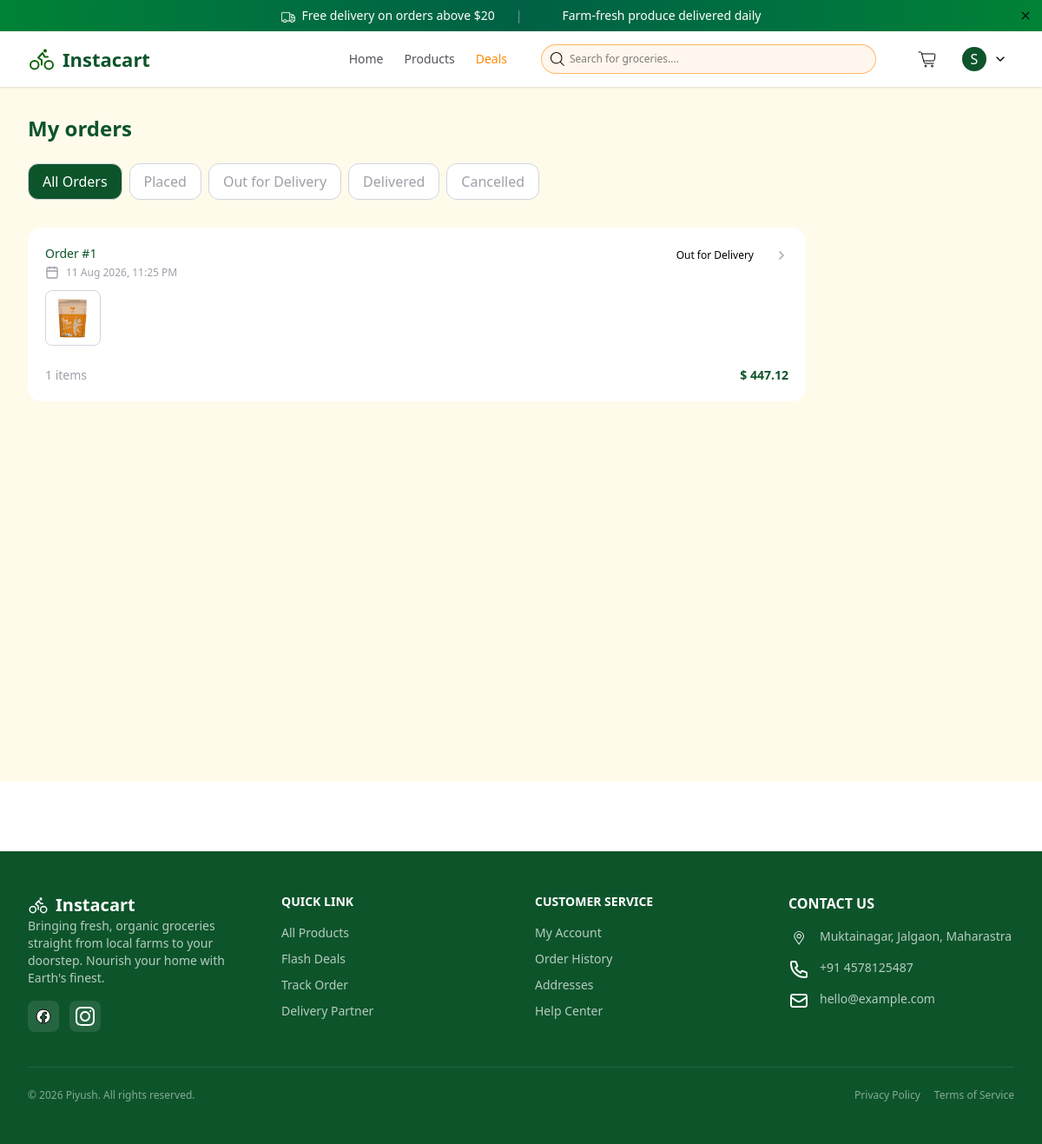
/orders/ (signed in), run on an earlier commit of the app's database.
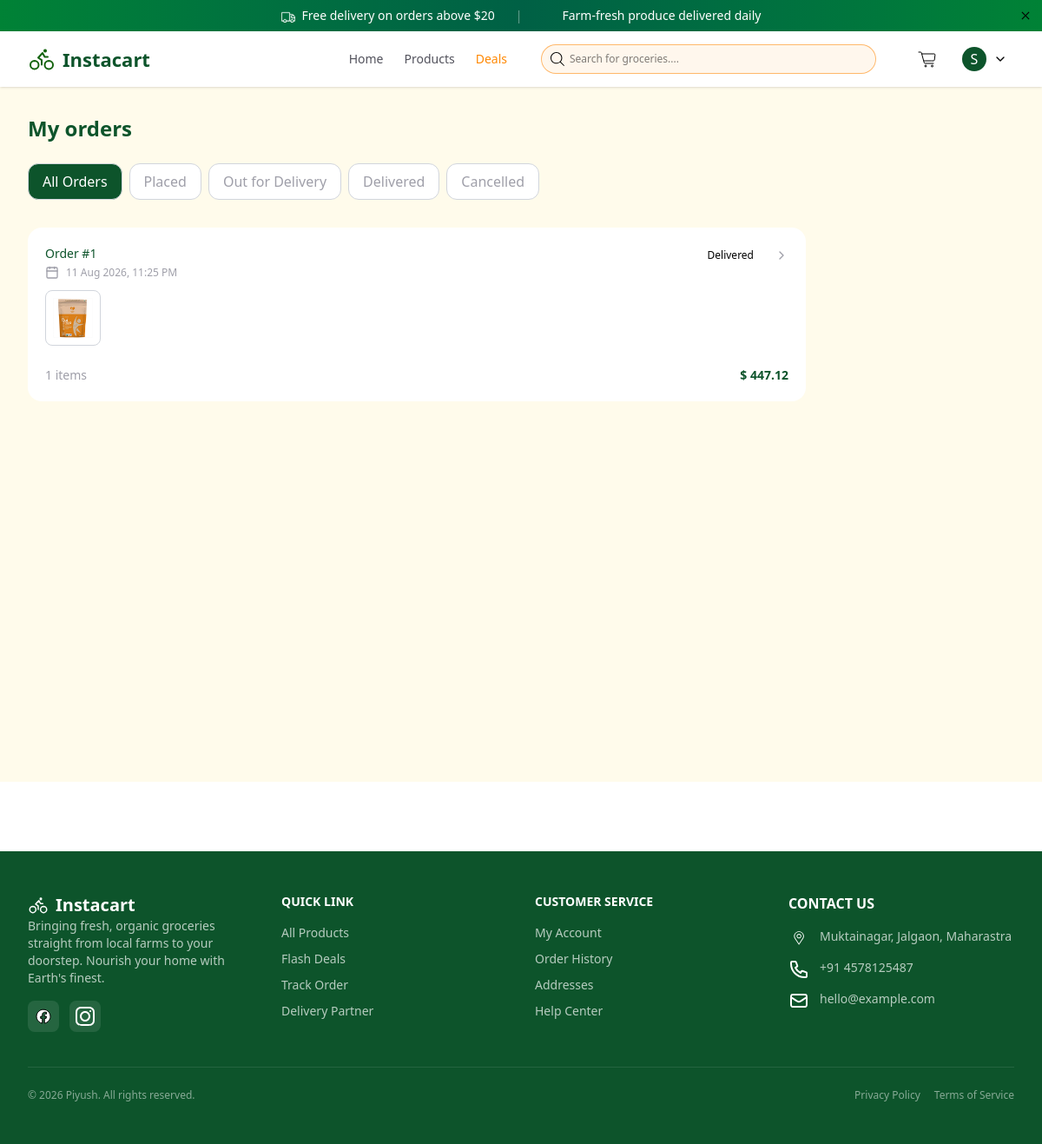
And on a later commit of the database.
### FeaturesApp/models.py (models this page shows, shortened)
class Order(models.Model):
    STATUS_CHOICES = (
        ("Placed", "Placed"),
        ("Confirmed", "Confirmed"),
        ('Assigned', 'Assigned'),
        ("Packed", "Packed"),
        ("Out for Delivery", "Out for Delivery"),
        ("Delivered", "Delivered"),
        ("Cancelled", "Cancelled"),
    )
    PAYMENT_METHODS = (
        ("card", "Card"),
        ("cash", "Cash"),
    )
    user = models.ForeignKey(settings.AUTH_USER_MODEL, on_delete=models.CASCADE, related_name="order")
    shipping_address = models.ForeignKey(Address, on_delete=models.CASCADE, related_name="order")
    payment_method = models.CharField(max_length=20, choices=PAYMENT_METHODS, default='card')
    subtotal = models.DecimalField(max_digits=10, decimal_places=2)
    delivery_fee = models.DecimalField(max_digits=10, decimal_places=2, default=0)
    tax = models.DecimalField(max_digits=10, decimal_places=2, default=0)
    total = models.DecimalField(max_digits=10, decimal_places=2)
    status = models.CharField(max_length=30, choices=STATUS_CHOICES, default='Placed')
    delivery_partner = models.ForeignKey(DeliveryPartner, on_delete=models.SET_NULL, null=True, blank=True, related_name="order")
    delivery_otp = models.CharField(max_length=6, blank=True, default='')
    live_location = models.JSONField(blank=True, null=True)
    is_paid = models.BooleanField(default=False)
    created_at = models.DateTimeField(auto_now_add=True)
    updated_at = models.DateTimeField(auto_now=True)

### FeaturesApp/views.py (the view)
# urls.py: path("orders/", MyOrders, name="MyOrders"),
@login_required(login_url='Login')
def MyOrders(request):
    activeTab = request.GET.get('activeTab','All Orders')
    if activeTab == 'All Orders':
        orders = Order.objects.filter(user=request.user)
    elif activeTab == 'Placed':
        orders = Order.objects.filter(user=request.user, status__in=[ 'Placed', 'Confirmed', 'Assigned', 'Packed'])
    else:
        orders = Order.objects.filter(user=request.user, status=activeTab)
    statusCol = statusColors()
    for order in orders:
        order.statusColour = statusCol.get(order.status, 'bg-gray-100 text-gray-700') # will raise error for unexpeted status
        order.itemsExtraCount = max(order.items.count()-4, 0)
    context={
        'cart':cart(request),
        'orders':orders.prefetch_related('items__product').order_by('-created_at'),
        'tabs':['All Orders', 'Placed', 'Out for Delivery', 'Delivered', 'Cancelled'],
        'activeTab':activeTab,
        'statusColours':statusCol,
    }
    return render(request, "MyOrders.html", context=context)

### FeaturesApp/dummyData.py (called while the page is built)
def statusColors():
    return {
        'Placed': "bg-blue-100 text-blue-700",
        'Confirmed': "bg-indigo-100 text-indigo-700",
        'Packed': "bg-purple-100 text-purple-700",
        "Out for Delivery": "bg-orange-400/10 text-orange-400",
        'Delivered': "bg-green-100 text-green-700",
        'Cancelled': "bg-red-100 text-red-700",
    }

### FeaturesApp/views.py (called while the page is built, shortened)
def cart(request):
    cart_items = []
    cart_total = Decimal('0')
    cart_count = 0
    if request.user.is_authenticated:
        items = CartItem.objects.filter(user=request.user)
    delivery_fee = Decimal('0')
    if cart_total <= Decimal('20'):
        delivery_fee = Decimal(1.99)
    tax = cart_total * Decimal(0.08)
    tax = round(tax, 2)
    context = {
        "cart_items":cart_items,
        "cart_total":cart_total,
        "cart_count":cart_count,
        "grand_total": cart_total + delivery_fee,
        "delivery_fee":delivery_fee,
        'tax':tax,
        'last_total': cart_total + delivery_fee + tax,
    }
    return context

### theme/templates/MyOrders.html (shortened to what this page needs)
{% extends 'AppLayout.html' %}
{% block content %}
    <div class="min-h-screen bg-amber-50 mb-20">
        <div class="max-w-7xl mx-auto px-4 sm:px-6 lg:px-8 py-8">
            <h1 class="text-2xl font-semibold text-green-900 mb-6">My orders</h1>
            <div class="flex gap-2 mb-6 overflow-x-auto pb-2">
                {% for tab in tabs %}
                    <a href=" {% url 'MyOrders' %}?activeTab={{ tab }}">
                        <button class=" px-4 py-2 tex-sm font-medium rounded-xl whitespace-nowrap transition-colors border border-gray-300
                        {% if activeTab == tab %}
                            bg-green-900 text-white
                        {% else %}
                            bg-white text-zinc-400 hover:bg-amber-200
                        {% endif %}
                        ">
                        {{ tab }}
                        </button>
                    </a>
                {% endfor %}
            </div>
            {% if orders|length == 0 %}
                <div class="text-center py-16">
                    <i data-lucide="package" class="size-16 text-zinc-400 mx-auto mb-4"></i>
                    <h2 class="text-lg font-medium text-green-900 mb-2">No orders yet</h2>
                    <p class="text-sm text-zinc-400 mb-4">Start shopping to see your orders here</p>
                    <a href="{% url 'Products' %}" class="inline-flex px-4 py-2 bg-green-900 text-white text-sm rounded-lg">
                        Start Shopping
                    </a>
                </div>
            {% else %}
                <div class="space-y-4">
                    {% for order in orders %}
                        <a href="{% url 'OrderTracking' order.id %}" class="block max-w-4xl bg-white rounded-2xl p-5 hover:shadow transition-all">
                            <div class="flex items-start justify-between mb-3">
                                <div class="">
                                    <p class="text-sm font-medium text-green-900">Order #{{ order.id|slice:"-8:"|upper }}</p>
                                    <div class="flex items-center gap-2 mt-1">
                                        <i data-lucide="calendar" class="size-4 text-zinc-400"></i>
                                        <span class="text-xs text-zinc-400">{{ order.created_at|date:"d M Y, h:i A" }}</span>
                                    </div>
                                </div>
                                <div class="flex items-center gap-2">
                                    <span class="px-4 py-1 text-xs font-medium rounded-full {{ order.statusColour }}">
                                        {{ order.status }}
                                    </span>
                                    <i data-lucide="chevron-right" class="size-4 text-zinc-400"></i>
                                </div>
                            </div>
                            <div class="flex items-center gap-2 mb-3">
                                {% for item in order.items.all|slice:':4' %}
                                    <img src="{{ item.product.image.url }}" alt="{{ item.product.name }}" class="size-12 sm:size-16 rounded-lg object-cover border border-gray-300">
                                {% endfor %}
                            </div>
                            <div class="flex justify-between items-center pt-3 text-sm">
                                <span class="text-zinc-400">{{ order.items.all|length }} items</span>
                                <span class="font-semibold text-green-900">$ {{ order.total }}</span>
                            </div>
                        </a>
                    {% endfor %}
                </div>
            {% endif %}
        </div>
    </div>
{% endblock content %}

What changed in the data, as far as the page shows it:
changed Order id 1: status "Out for Delivery" → "Delivered"
